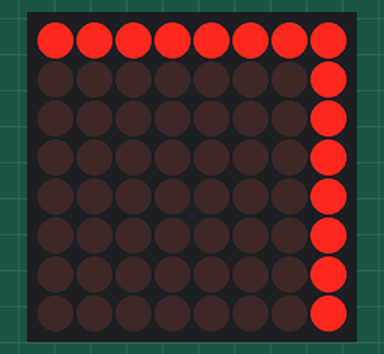
This sketch was run on a simulated Arduino Uno, built with avr-gcc and run on an emulated ATmega328P. Shown: 8×8 LED matrix.

Above: at 0.76 s.
At 2.35 s:
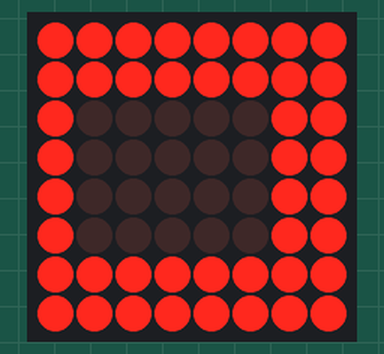
At 3.39 s:
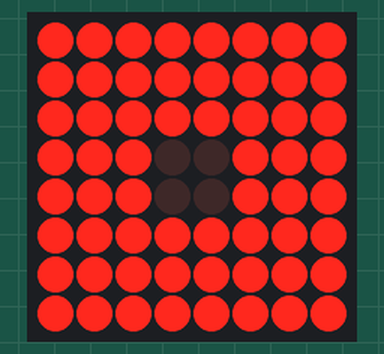
At 5.0 s:
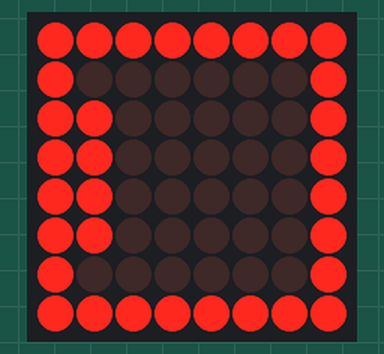
At 6.9 s:
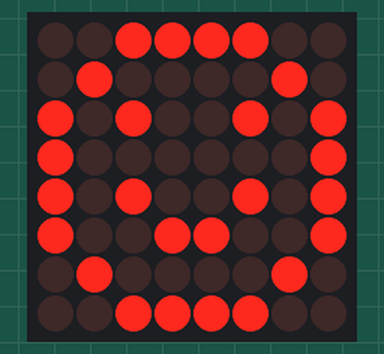
At 7.9 s:
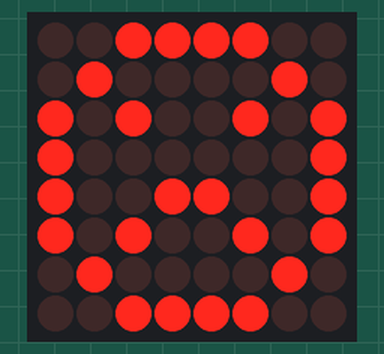

The sketch:

sketch_jan09c4.ino
```cpp
#include <SPI.h>                             // Подключаем библиотеку SPI
#include <Adafruit_GFX.h>                    // Подключаем библиотеку Adafruit_GFX
#include <Max72xxPanel.h>                    // Подключаем библиотеку Max72xxPanel
int pinCS = 9;                               // Указываем к какому выводу подключен контакт CS
int numberOfHorizontalDisplays = 1;          // Количество матриц по горизонтали
int numberOfVerticalDisplays = 1;            // Количество матриц по-вертикали
int x = 0;
int y = 0;
Max72xxPanel matrix = Max72xxPanel(pinCS, numberOfHorizontalDisplays, numberOfVerticalDisplays);
void setup() {
  matrix.setIntensity(5);                    // Задаем яркость от 0 до 15
  matrix.setRotation(3);                      // Направление текста 1,2,3,4
}
void loop() {
  matrix.fillScreen(LOW);                       // Обнуление матрицы
  y = 0;
  for (int x = 0; x < 8; x++ ) { // Передача массива
    matrix.drawPixel(x, y, HIGH);
    matrix.write();
    delay(50);
  }
  x = 7;
  for (int y = 1; y < 8; y++ ) {
    matrix.drawPixel(x, y, HIGH);
    matrix.write();
    delay(50);
  }
  y = 7;
  for (int x = 7; x > 0; x-- ) { // Передача массива
    matrix.drawPixel(x, y, HIGH);
    matrix.write();
    delay(50);
  }
  x = 0;
  for (int y = 8; y > 0; y-- ) {
    matrix.drawPixel(x, y, HIGH);
    matrix.write();
    delay(50);
  }
//-------
  y = 1;
  for (int x = 1; x < 6; x++ ) { // Передача массива
    matrix.drawPixel(x, y, HIGH);
    matrix.write();
    delay(50);
  }
  x = 6;
  for (int y = 1; y < 6; y++ ) {
    matrix.drawPixel(x, y, HIGH);
    matrix.write();
    delay(50);
  }
  y = 6;
  for (int x = 6; x > 0; x-- ) { // Передача массива
    matrix.drawPixel(x, y, HIGH);
    matrix.write();
    delay(50);
  }
  x = 1;
  for (int y = 6; y > 0; y-- ) {
    matrix.drawPixel(x, y, HIGH);
    matrix.write();
    delay(50);
  }
//-------
  y = 2;
  for (int x = 2; x < 5; x++ ) { // Передача массива
    matrix.drawPixel(x, y, HIGH);
    matrix.write();
    delay(50);
  }
  x = 5;
  for (int y = 2; y < 5; y++ ) {
    matrix.drawPixel(x, y, HIGH);
    matrix.write();
    delay(50);
  }
  y = 5;
  for (int x = 5; x > 0; x-- ) { // Передача массива
    matrix.drawPixel(x, y, HIGH);
    matrix.write();
    delay(50);
  }
  x = 2;
  for (int y = 5; y > 0; y-- ) {
    matrix.drawPixel(x, y, HIGH);
    matrix.write();
    delay(50);
  }
//-------
  y = 2;
  for (int x = 2; x < 5; x++ ) { // Передача массива
    matrix.drawPixel(x, y, LOW);
    matrix.write();
    delay(50);
  }
  x = 5;
  for (int y = 2; y < 5; y++ ) {
    matrix.drawPixel(x, y, LOW);
    matrix.write();
    delay(50);
  }
  y = 5;
  for (int x = 5; x > 1; x-- ) { // Передача массива
    matrix.drawPixel(x, y, LOW);
    matrix.write();
    delay(50);
  }
  x = 2;
  for (int y = 5; y > 1; y-- ) {
    matrix.drawPixel(x, y, LOW);
    matrix.write();
    delay(50);
  }
//-------
  y = 1;
  for (int x = 1; x < 6; x++ ) { // Передача массива
    matrix.drawPixel(x, y, LOW);
    matrix.write();
    delay(50);
  }
  x = 6;
  for (int y = 1; y < 6; y++ ) {
    matrix.drawPixel(x, y, LOW);
    matrix.write();
    delay(50);
  }
  y = 6;
  for (int x = 6; x > 0; x-- ) { // Передача массива
    matrix.drawPixel(x, y, LOW);
    matrix.write();
    delay(50);
  }
  x = 1;
  for (int y = 6; y > 0; y-- ) {
    matrix.drawPixel(x, y, LOW);
    matrix.write();
    delay(50);
  }
//-------
  y = 0;
  for (int x = 0; x < 8; x++ ) { // Передача массива
    matrix.drawPixel(x, y, LOW);
    matrix.write();
    delay(50);
  }
  x = 7;
  for (int y = 1; y < 8; y++ ) {
    matrix.drawPixel(x, y, LOW);
    matrix.write();
    delay(50);
  }
  y = 7;
  for (int x = 7; x > 0; x-- ) { // Передача массива
    matrix.drawPixel(x, y, LOW);
    matrix.write();
    delay(50);
  }
  x = 0;
  for (int y = 8; y > 0; y-- ) {
    matrix.drawPixel(x, y, LOW);
    matrix.write();
    delay(50);
  }
    const byte hf[8] = {                    // Создаем массив "Смайл"
        0b00111100,                               //    ####
        0b01000010,                               //   #    #
        0b10100101,                               //  # #  # #
        0b10000001,                               //  #      #
        0b10100101,                               //  # #  # #
        0b10011001,                               //  #  ##  #
        0b01000010,                               //   #    #
        0b00111100                                //    ####
        };
          byte nf[8] = {
            B00111100,
            B01000010,
            B10100101,
            B10000001,
            B10111101,
            B10000001,
            B01000010,
            B00111100};
          byte sf[8] = {
            B00111100,
            B01000010,
            B10100101,
            B10000001,
            B10011001,
            B10100101,
            B01000010,
            B00111100};
  matrix.fillScreen(LOW);                       // Обнуление матрицы
  for (int y = 0; y < 8; y++ ) {            // Передача массива
    for (int x = 0; x < 8; x++ ) {
      matrix.drawPixel(x, y, hf[y] & (1 << x));
    }
  }
  matrix.write();
  delay(1000);
  for (int y = 0; y < 8; y++ ) {            // Передача массива
    for (int x = 0; x < 8; x++ ) {
      matrix.drawPixel(x, y, sf[y] & (1 << x));
    }
  }
  matrix.write();
  delay(1000);
  for (int y = 0; y < 8; y++ ) {            // Передача массива
    for (int x = 0; x < 8; x++ ) {
      matrix.drawPixel(x, y, hf[y] & (1 << x));
    }
  }
    matrix.write();
  delay(1000);
}
```

Measured:
- by itself, everything shown: repeats every 9.9 s, in 123 steps
- what the display in image 4 shows lasts 1.0 s, from 6.8 s to 7.8 s
